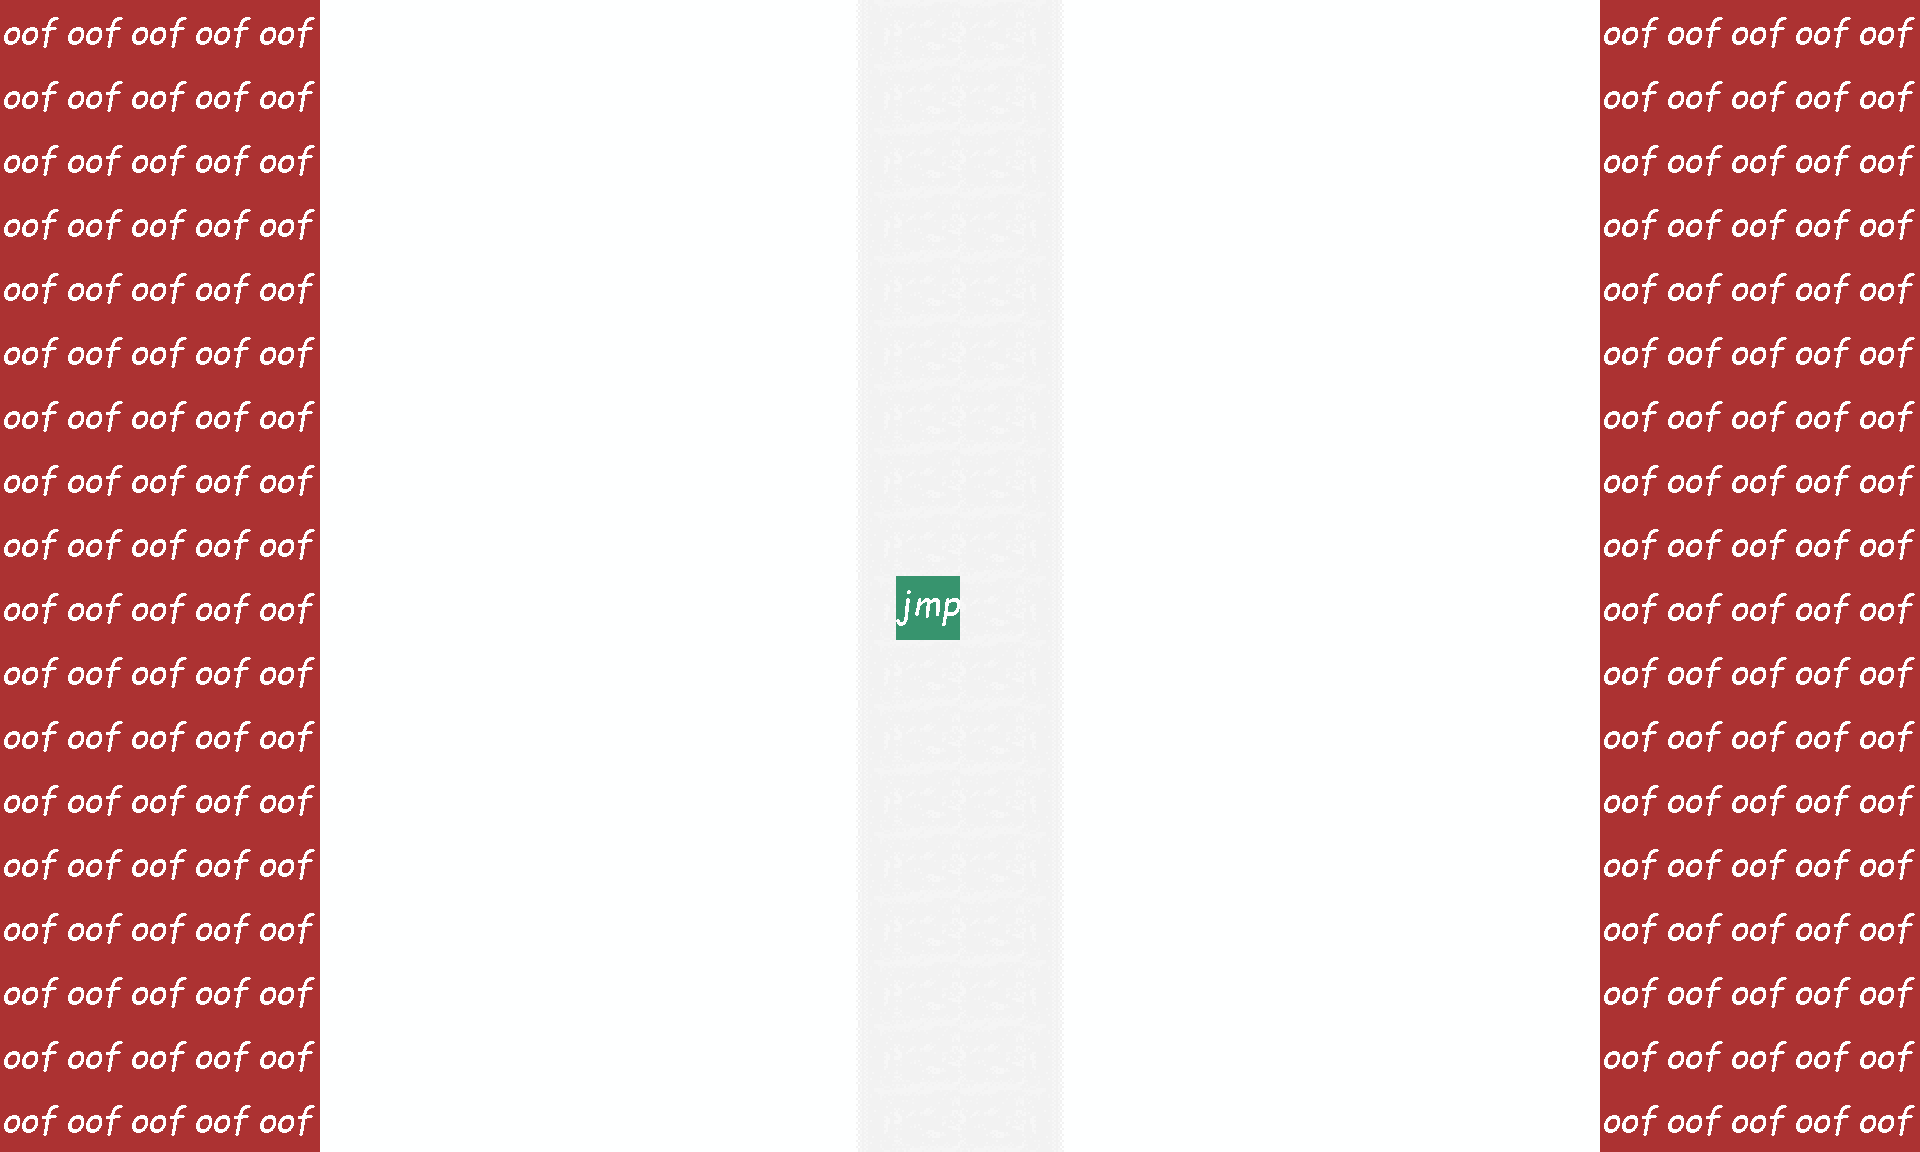

Tiled map render using the project's own tile images. Description and the whole map definition, tile-layer contents included, below:
An orthogonal 30x18 tile map with 64x64 px tiles, 3 tile layers (Background, Object, Special), 2 tilesets.

<map version="1.9" tiledversion="1.9.2" orientation="orthogonal" renderorder="right-down" width="30" height="18" tilewidth="64" tileheight="64" infinite="0" nextlayerid="4" nextobjectid="1">
 <tileset firstgid="1" source="Tilesets/SpecialTileset.tsx" />
 <tileset firstgid="4" source="Tilesets/BackgroundTileset.tsx" />
 <layer id="1" name="Background" width="30" height="18">
  <data encoding="csv">
4,4,4,4,4,4,4,4,4,4,4,4,4,28,29,29,30,4,4,4,4,4,4,4,4,4,4,4,4,4,
4,4,4,4,4,4,4,4,4,4,4,4,4,28,29,29,30,4,4,4,4,4,4,4,4,4,4,4,4,4,
4,4,4,4,4,4,4,4,4,4,4,4,4,28,29,29,30,4,4,4,4,4,4,4,4,4,4,4,4,4,
4,4,4,4,4,4,4,4,4,4,4,4,4,28,29,29,30,4,4,4,4,4,4,4,4,4,4,4,4,4,
4,4,4,4,4,4,4,4,4,4,4,4,4,28,29,29,30,4,4,4,4,4,4,4,4,4,4,4,4,4,
4,4,4,4,4,4,4,4,4,4,4,4,4,28,29,29,30,4,4,4,4,4,4,4,4,4,4,4,4,4,
4,4,4,4,4,4,4,4,4,4,4,4,4,28,29,29,30,4,4,4,4,4,4,4,4,4,4,4,4,4,
4,4,4,4,4,4,4,4,4,4,4,4,4,28,29,29,30,4,4,4,4,4,4,4,4,4,4,4,4,4,
4,4,4,4,4,4,4,4,4,4,4,4,4,28,29,29,30,4,4,4,4,4,4,4,4,4,4,4,4,4,
4,4,4,4,4,4,4,4,4,4,4,4,4,28,29,29,30,4,4,4,4,4,4,4,4,4,4,4,4,4,
4,4,4,4,4,4,4,4,4,4,4,4,4,28,29,29,30,4,4,4,4,4,4,4,4,4,4,4,4,4,
4,4,4,4,4,4,4,4,4,4,4,4,4,28,29,29,30,4,4,4,4,4,4,4,4,4,4,4,4,4,
4,4,4,4,4,4,4,4,4,4,4,4,4,28,29,29,30,4,4,4,4,4,4,4,4,4,4,4,4,4,
4,4,4,4,4,4,4,4,4,4,4,4,4,28,29,29,30,4,4,4,4,4,4,4,4,4,4,4,4,4,
4,4,4,4,4,4,4,4,4,4,4,4,4,28,29,29,30,4,4,4,4,4,4,4,4,4,4,4,4,4,
4,4,4,4,4,4,4,4,4,4,4,4,4,28,29,29,30,4,4,4,4,4,4,4,4,4,4,4,4,4,
4,4,4,4,4,4,4,4,4,4,4,4,4,28,29,29,30,4,4,4,4,4,4,4,4,4,4,4,4,4,
4,4,4,4,4,4,4,4,4,4,4,4,4,28,29,29,30,4,4,4,4,4,4,4,4,4,4,4,4,4
</data>
 </layer>
 <layer id="3" name="Object" width="30" height="18">
  <data encoding="csv">
196,197,198,199,200,0,0,0,0,0,0,0,0,0,0,0,0,0,0,0,0,0,0,0,0,196,197,198,199,200,
219,220,221,222,223,0,0,0,0,0,0,0,0,0,0,0,0,0,0,0,0,0,0,0,0,219,220,221,222,223,
242,243,244,245,246,0,0,0,0,0,0,0,0,0,0,0,0,0,0,0,0,0,0,0,0,242,243,244,245,246,
219,220,221,222,223,0,0,0,0,0,0,0,0,0,0,0,0,0,0,0,0,0,0,0,0,219,220,221,222,223,
242,243,244,245,246,0,0,0,0,0,0,0,0,0,0,0,0,0,0,0,0,0,0,0,0,242,243,244,245,246,
265,266,267,268,269,0,0,0,0,0,0,0,0,0,0,0,0,0,0,0,0,0,0,0,0,265,266,267,268,269,
219,220,221,222,223,0,0,0,0,0,0,0,0,0,0,0,0,0,0,0,0,0,0,0,0,288,289,290,291,292,
242,243,244,245,246,0,0,0,0,0,0,0,0,0,0,0,0,0,0,0,0,0,0,0,0,196,197,198,199,200,
219,220,221,222,223,0,0,0,0,0,0,0,0,0,0,0,0,0,0,0,0,0,0,0,0,219,220,221,222,223,
242,243,244,245,246,0,0,0,0,0,0,0,0,0,23,0,0,0,0,0,0,0,0,0,0,242,243,244,245,246,
219,220,221,222,223,0,0,0,0,0,0,0,0,0,0,0,0,0,0,0,0,0,0,0,0,265,266,267,268,269,
242,243,244,245,246,0,0,0,0,0,0,0,0,0,0,0,0,0,0,0,0,0,0,0,0,242,243,244,245,246,
219,220,221,222,223,0,0,0,0,0,0,0,0,0,0,0,0,0,0,0,0,0,0,0,0,265,266,267,268,269,
242,243,244,245,246,0,0,0,0,0,0,0,0,0,0,0,0,0,0,0,0,0,0,0,0,242,243,244,245,246,
219,220,221,222,223,0,0,0,0,0,0,0,0,0,0,0,0,0,0,0,0,0,0,0,0,265,266,267,268,269,
242,243,244,245,246,0,0,0,0,0,0,0,0,0,0,0,0,0,0,0,0,0,0,0,0,242,243,244,245,246,
265,266,267,268,269,0,0,0,0,0,0,0,0,0,0,0,0,0,0,0,0,0,0,0,0,265,266,267,268,269,
288,289,290,291,292,0,0,0,0,0,0,0,0,0,0,0,0,0,0,0,0,0,0,0,0,288,289,290,291,292
</data>
 </layer>
 <layer id="2" name="Special" width="30" height="18">
  <data encoding="csv">
1,1,1,1,1,0,0,0,0,0,0,0,0,0,0,0,0,0,0,0,0,0,0,0,0,1,1,1,1,1,
1,1,1,1,1,0,0,0,0,0,0,0,0,0,0,0,0,0,0,0,0,0,0,0,0,1,1,1,1,1,
1,1,1,1,1,0,0,0,0,0,0,0,0,0,0,0,0,0,0,0,0,0,0,0,0,1,1,1,1,1,
1,1,1,1,1,0,0,0,0,0,0,0,0,0,0,0,0,0,0,0,0,0,0,0,0,1,1,1,1,1,
1,1,1,1,1,0,0,0,0,0,0,0,0,0,0,0,0,0,0,0,0,0,0,0,0,1,1,1,1,1,
1,1,1,1,1,0,0,0,0,0,0,0,0,0,0,0,0,0,0,0,0,0,0,0,0,1,1,1,1,1,
1,1,1,1,1,0,0,0,0,0,0,0,0,0,0,0,0,0,0,0,0,0,0,0,0,1,1,1,1,1,
1,1,1,1,1,0,0,0,0,0,0,0,0,0,0,0,0,0,0,0,0,0,0,0,0,1,1,1,1,1,
1,1,1,1,1,0,0,0,0,0,0,0,0,0,0,0,0,0,0,0,0,0,0,0,0,1,1,1,1,1,
1,1,1,1,1,0,0,0,0,0,0,0,0,0,2,0,0,0,0,0,0,0,0,0,0,1,1,1,1,1,
1,1,1,1,1,0,0,0,0,0,0,0,0,0,0,0,0,0,0,0,0,0,0,0,0,1,1,1,1,1,
1,1,1,1,1,0,0,0,0,0,0,0,0,0,0,0,0,0,0,0,0,0,0,0,0,1,1,1,1,1,
1,1,1,1,1,0,0,0,0,0,0,0,0,0,0,0,0,0,0,0,0,0,0,0,0,1,1,1,1,1,
1,1,1,1,1,0,0,0,0,0,0,0,0,0,0,0,0,0,0,0,0,0,0,0,0,1,1,1,1,1,
1,1,1,1,1,0,0,0,0,0,0,0,0,0,0,0,0,0,0,0,0,0,0,0,0,1,1,1,1,1,
1,1,1,1,1,0,0,0,0,0,0,0,0,0,0,0,0,0,0,0,0,0,0,0,0,1,1,1,1,1,
1,1,1,1,1,0,0,0,0,0,0,0,0,0,0,0,0,0,0,0,0,0,0,0,0,1,1,1,1,1,
1,1,1,1,1,0,0,0,0,0,0,0,0,0,0,0,0,0,0,0,0,0,0,0,0,1,1,1,1,1
</data>
 </layer>
</map>